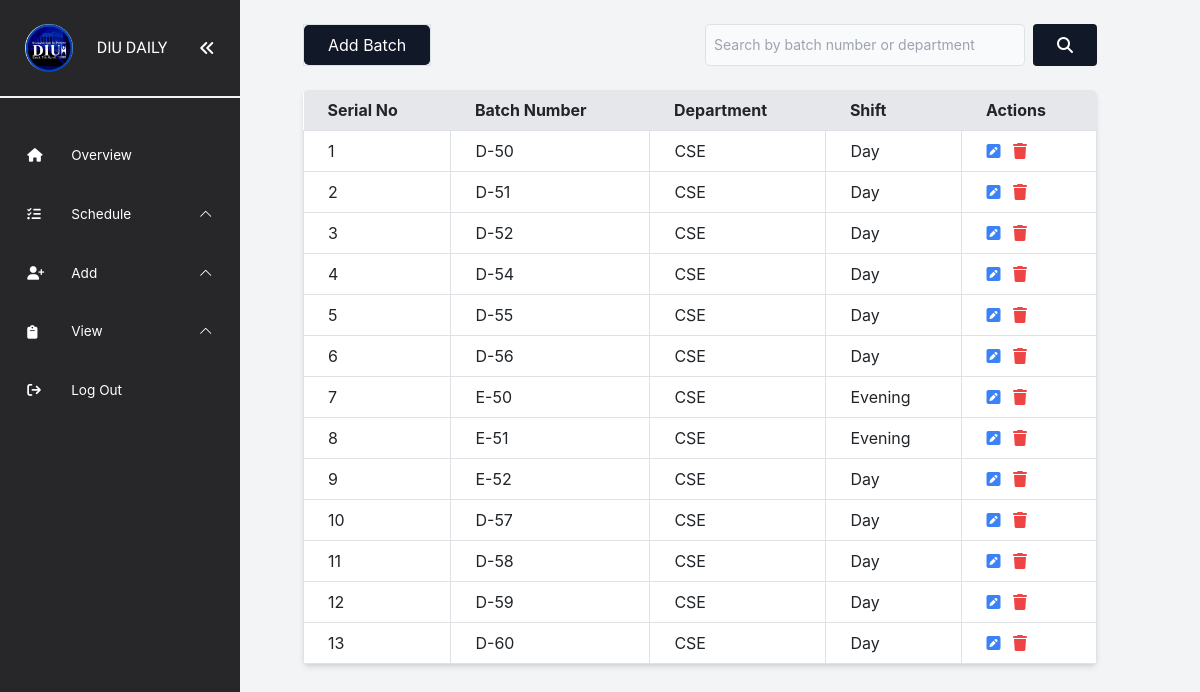
Screenshot of /src/admin/view/batch/batch.php (signed in) with the database file from the repository.
### tables this page shows
CREATE TABLE `batch` (
  `batch_id` int(11) NOT NULL,
  `batch_number` varchar(10) NOT NULL,
  `department_id` int(11) NOT NULL,
  `batch_shift` enum('day','evening') NOT NULL
);

CREATE TABLE `department` (
  `department_id` int(11) NOT NULL,
  `department_name` varchar(100) NOT NULL
);

### src/admin/view/batch/batch.php (the view, shortened to what this page needs)
<?php
include("../../../../database/config.php");
include("../../../include/adminNavbar.php");
?>
<div class="flex flex-col min-h-screen w-full">
  <div class="flex justify-between my-4 ">
    <p class="border border-black">
      <a href="../../add/batch/add_batch.php"
        class="inline-block px-4 py-2 bg-gray-900 text-white rounded-lg hover:bg-gray-600 hover:no-underline">
        Add Batch
      </a>
    </p>
    <form method="post" class="flex">
      <input type="text" name="search"
        class="block p-2 pl-10 text-sm text-gray-900 border border-gray-300 rounded-lg w-80 bg-gray-50 focus:ring-blue-500 focus:border-blue-500"
        placeholder="Search by batch number or department">
      <button type="submit" class="ml-2 bg-gray-900 hover:bg-gray-600 text-white py-2 px-4 rounded"><i
          class="fa fa-search" aria-hidden="true"></i></button>
    </form>
  </div>
  <?php
  $sql_batches = "SELECT * FROM Batch";
  $result_batches = $conn->query($sql_batches);
  ?>
  <div>
    <table class="table-auto w-full bg-white shadow-md rounded-lg overflow-hidden">
      <thead class="bg-gray-200">
        <tr>
          <th class="px-4 py-2">Serial No</th>
          <th class="px-4 py-2">Batch Number</th>
          <th class="px-4 py-2">Department</th>
          <th class="px-4 py-2">Shift</th>
          <th class="px-4 py-2">Actions</th>
        </tr>
      </thead>
      <tbody>
        <?php
        if ($result_batches->num_rows > 0) {
          $count = 1;
          while ($row = $result_batches->fetch_assoc()) {
            $batch_id = $row['batch_id'];
            $batch_number = $row['batch_number'];
            $department_id = $row['department_id'];
            $batch_shift = $row['batch_shift'];
            $sql_department = "SELECT department_name FROM Department WHERE department_id = $department_id";
            $result_department = $conn->query($sql_department);
            $department_name = $result_department->fetch_assoc()['department_name'];
            ?>
            <tr>
              <td class="border px-4 py-2">
                <?php echo $count; ?>
              </td>
              <td class="border px-4 py-2">
                <?php echo $batch_number; ?>
              </td>
              <td class="border px-4 py-2">
                <?php echo $department_name; ?>
              </td>
              <td class="border capitalize  px-4 py-2">
                <?php echo $batch_shift; ?>
              </td>
              <td class="border px-4 py-2">
                <a href="edit_batch.php?batch_id=<?php echo $batch_id; ?>"
                  class="text-blue-500 text-black mr-2 hover:text-black"><i class="fa fa-pencil-square"
                    aria-hidden="true"></i></a>
                <a href="?action=delete&batch_id=<?php echo $batch_id; ?>" class="text-red-500 hover:text-black"
                  onclick="return confirm('Are you sure you want to delete this batch?')"><i class="fa fa-trash"
                    aria-hidden="true"></i></a>
              </td>
            </tr>
            <?php
            $count++;
          }
        } else {
          echo "<tr><td colspan='5' class='border px-4 py-2 text-center'>No batches found.</td></tr>";
        }
        ?>
      </tbody>
    </table>
  </div>
</div>
</div>
</body>
</html>

### rows the page displays
batch: batch_number "D-50", department.department_name "CSE", batch_shift "Day"
batch: batch_number "D-51", department.department_name "CSE", batch_shift "Day"
batch: batch_number "D-52", department.department_name "CSE", batch_shift "Day"
batch: batch_number "D-54", department.department_name "CSE", batch_shift "Day"
batch: batch_number "D-55", department.department_name "CSE", batch_shift "Day"
batch: batch_number "D-56", department.department_name "CSE", batch_shift "Day"
batch: batch_number "E-50", department.department_name "CSE", batch_shift "Evening"
batch: batch_number "E-51", department.department_name "CSE", batch_shift "Evening"
batch: batch_number "E-52", department.department_name "CSE", batch_shift "Day"
batch: batch_number "D-57", department.department_name "CSE", batch_shift "Day"
batch: batch_number "D-58", department.department_name "CSE", batch_shift "Day"
batch: batch_number "D-59", department.department_name "CSE", batch_shift "Day"
batch: batch_number "D-60", department.department_name "CSE", batch_shift "Day"
